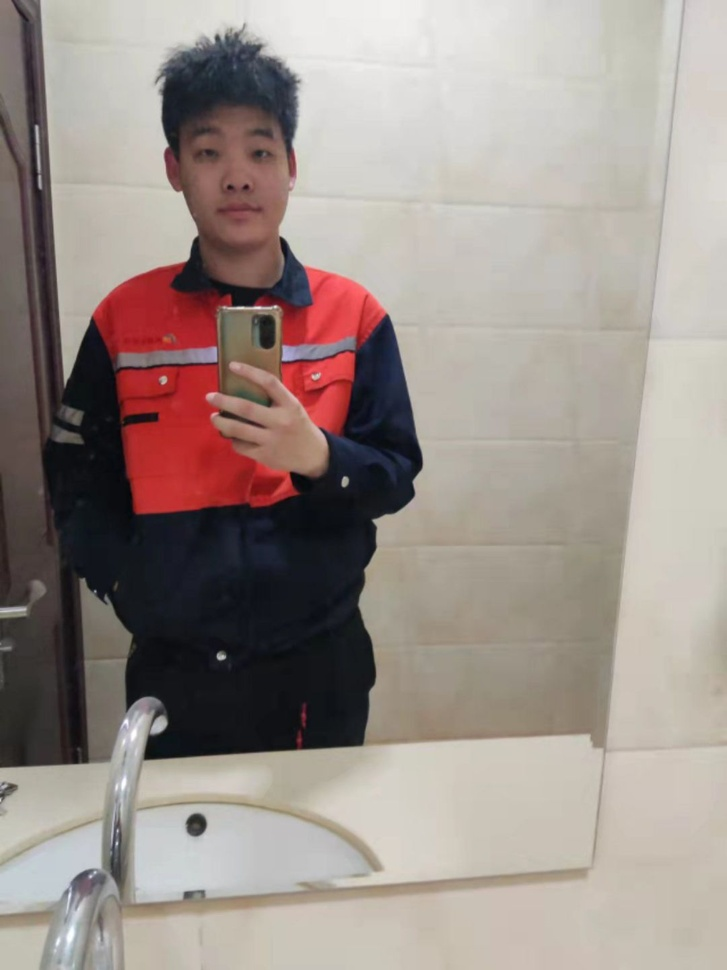
#> input picture opencv/代码/a2.jpg, 727 x 970 px, shrunk from 1080 x 1440 before the run
$ jupyter execute --allow-errors '图像轮廓.ipynb'
#> lines starting #> are read from the running program, lines starting #| are printed output that depends on the picture; after the words box and inside, x2 and y2 are one past the last pixel; in counts of white or black regions, pixels touching at a corner belong together
[cell 1]
import numpy as np
import cv2

### 查找轮廓

[cell 2]
cv2.RETR_EXTERNAL

[cell 3]
# cv2.findContours
img = cv2.imread('./contours1.jpeg')

# 一般查找轮廓都是使用黑白图.
#> (the rest of this cell did not finish here and is left out)

### 绘制轮廓

[cell 4]
img = cv2.imread('./contours1.jpeg')

# 一般查找轮廓都是使用黑白图.
#> (the rest of this cell did not finish here and is left out)

### 计算轮廓面积

[cell 5]
img = cv2.imread('./a2.jpg')
#> img is the input picture: shape (970, 727, 3); mean B, G, R 138.8, 144.7, 156.3

gray = cv2.cvtColor(img, cv2.COLOR_BGR2GRAY)
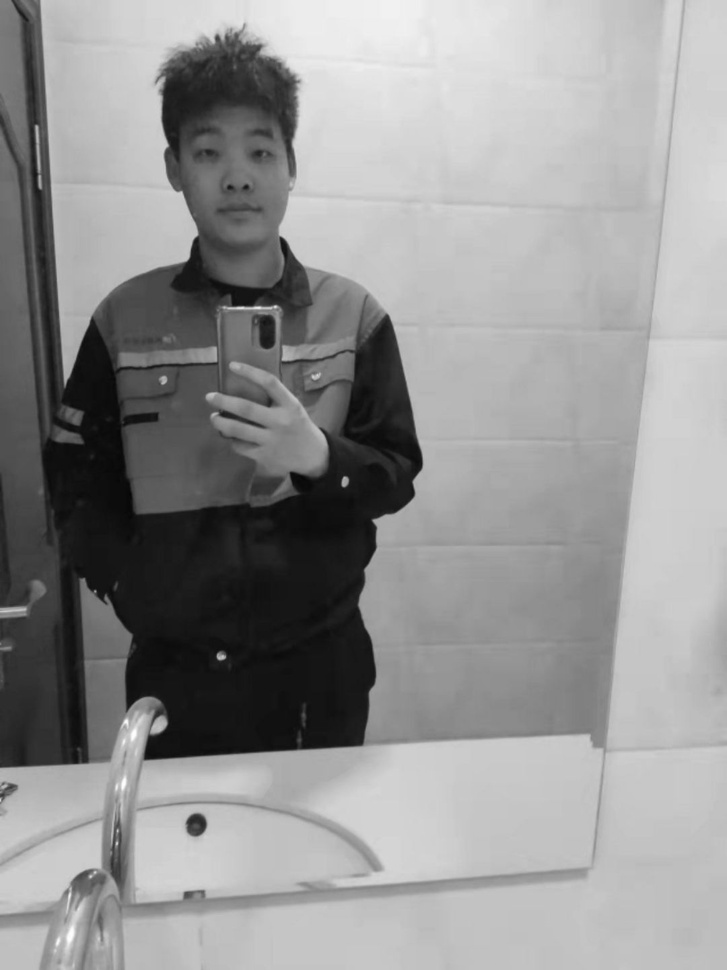
#> gray: shape (970, 727); min 5, max 254, mean 147.5

# 二值化
binary = cv2.adaptiveThreshold(gray,  255, cv2.ADAPTIVE_THRESH_GAUSSIAN_C, cv2.THRESH_BINARY, 9, 0)
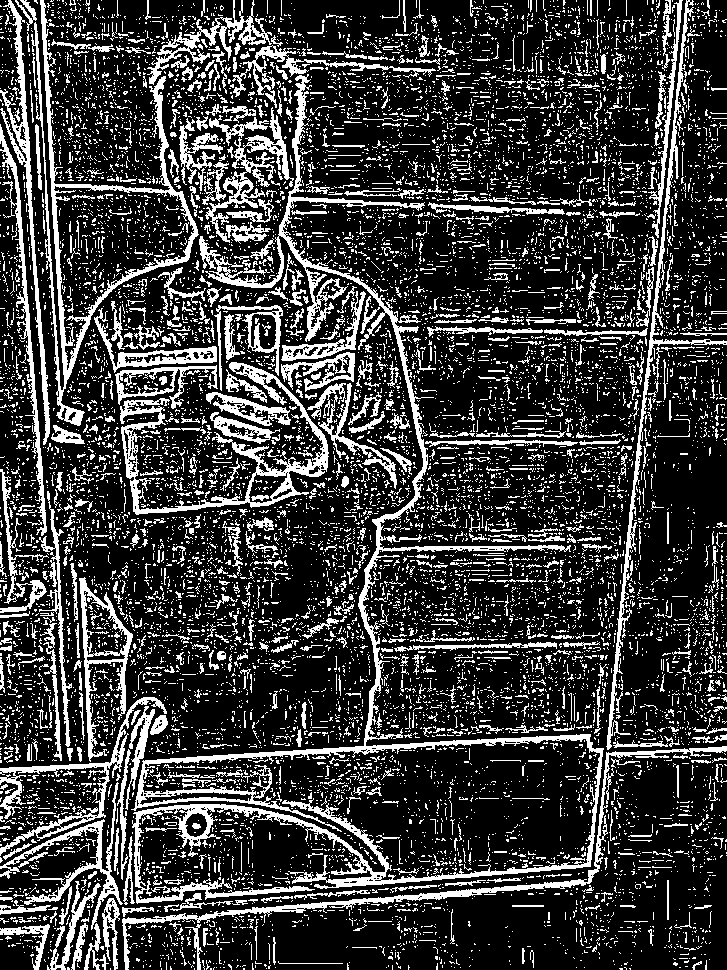
#> binary: shape (970, 727); 22.9% white; 12332 white regions (11377 under 20 px)

contours, _ = cv2.findContours(binary, cv2.RETR_TREE, cv2.CHAIN_APPROX_SIMPLE)
#> contours = 13504 contours, 13102 with area under 20; largest, box (x1, y1, x2, y2) and area: (31, 0, 199, 426) 17032, (131, 74, 604, 904) 16142, (53, 185, 195, 371) 12485, (120, 362, 329, 515) 4962, (79, 577, 133, 762) 3339

img_copy = img.copy()
contours2 = []
# 计算轮廓面积
for i in range(len(contours)):
    area = cv2.contourArea(contours[i])
    print(area)
    if area > 100:
        contours2.append(contours[i])
#> this loop made 13504 passes
#> area on passes 402, 406, 418: 118.5, 414, 213
#| 0.5
#| 2.5
#| 0.0
#| 1.0
#| 1.0
#| 0.0
#| 0.0
#| 0.0
#> (further printed lines are left out)
#> after the loop, contours2 = 92 contours; largest, box (x1, y1, x2, y2) and area: (31, 0, 199, 426) 17032, (131, 74, 604, 904) 16142, (53, 185, 195, 371) 12485, (120, 362, 329, 515) 4962, (79, 577, 133, 762) 3339


cv2.drawContours(img_copy, contours2, -1, (0, 0, 255), 2)
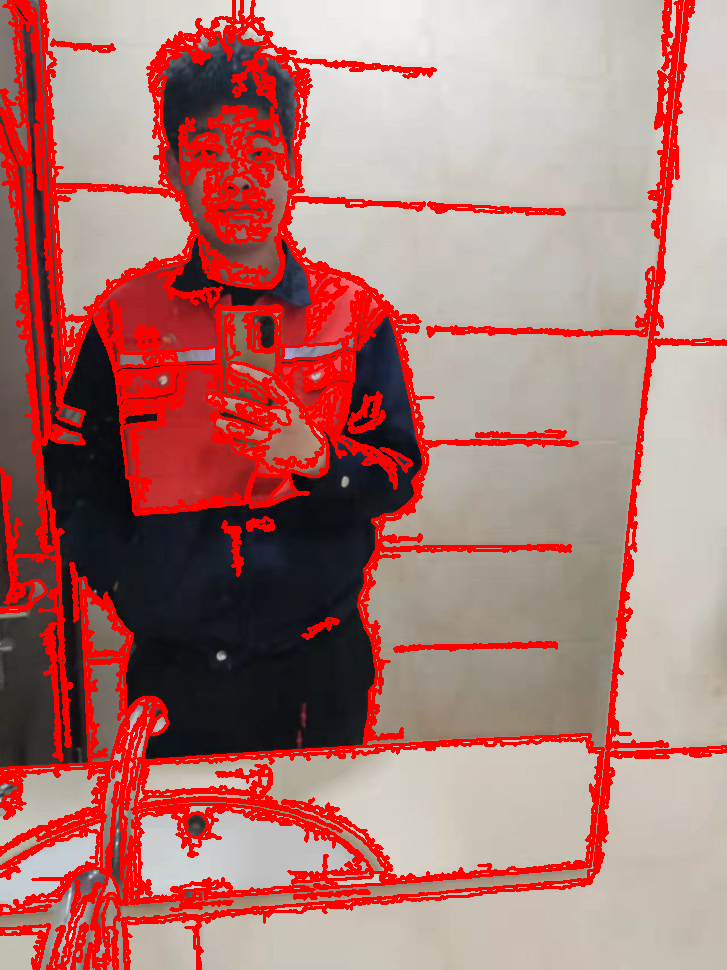
#> img_copy: shape (970, 727, 3); 18.29% of pixels changed, all inside (x1, y1, x2, y2) = (0, 0, 727, 970)


cv2.imshow('binary', binary)
cv2.imshow('img', img)
cv2.imshow('img_copy', img_copy)
cv2.waitKey(0)
cv2.destroyAllWindows()

$ run again, with opencv/代码/1.jpeg copied over opencv/代码/a2.jpg
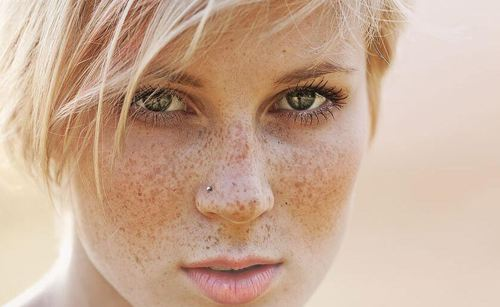
#> input picture opencv/代码/1.jpeg, 500 x 307 px
#> img is the input picture: shape (307, 500, 3); mean B, G, R 150.1, 171.5, 201.9
#> `binary = cv2.adaptiveThreshold(gray,  255, cv2.ADAPTIVE_THRESH_GAUSSIA..`:
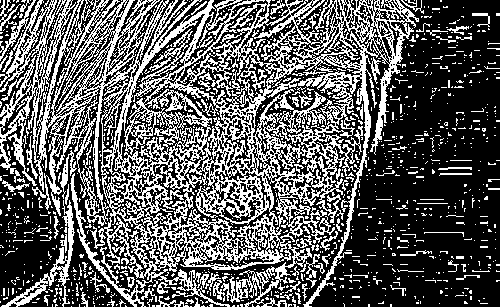
#> binary: shape (307, 500); 36.3% white in thin lines or dots
#> contours = 2908 contours, 2496 with area under 20; largest, box (x1, y1, x2, y2) and area: (0, 0, 419, 307) 73754, (252, 58, 361, 155) 3372, (124, 13, 206, 132) 1655, (188, 51, 249, 109) 1367, (73, 86, 105, 217) 1128
#> the loop `for i in range(len(contours)):` made 2908 passes
#> area on passes 486, 633, 957: 957, 156.5, 73754
#> (printed output is left out)
#> after the loop `for i in range(len(contours)):`: contours2 = 86 contours; largest, box (x1, y1, x2, y2) and area: (0, 0, 419, 307) 73754, (252, 58, 361, 155) 3372, (124, 13, 206, 132) 1655, (188, 51, 249, 109) 1367, (73, 86, 105, 217) 1128
#> `cv2.drawContours(img_copy, contours2, -1, (0, 0, 255), 2)`:
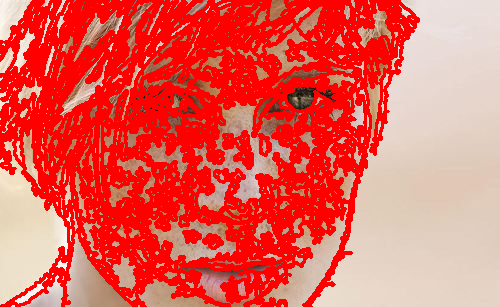
#> img_copy: shape (307, 500, 3); mean B, G, R 87.9, 97, 232.8

$ run again, with opencv/代码/123.png saved as opencv/代码/a2.jpg
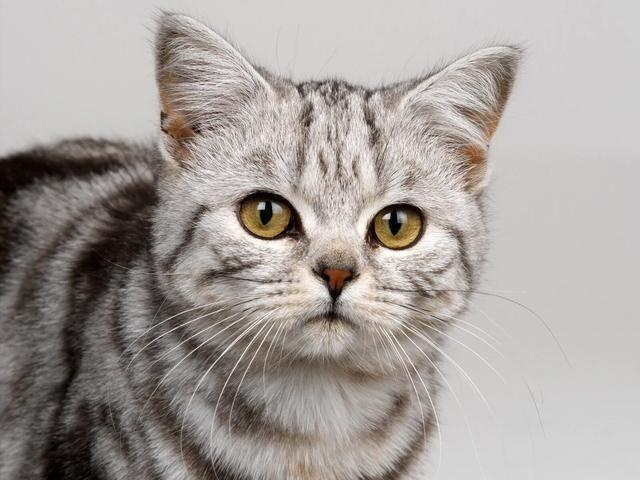
#> input picture opencv/代码/123.png, 640 x 480 px
#> img is the input picture: shape (480, 640, 3); mean B, G, R 156.1, 159.8, 165.8
#> `binary = cv2.adaptiveThreshold(gray,  255, cv2.ADAPTIVE_THRESH_GAUSSIA..`:
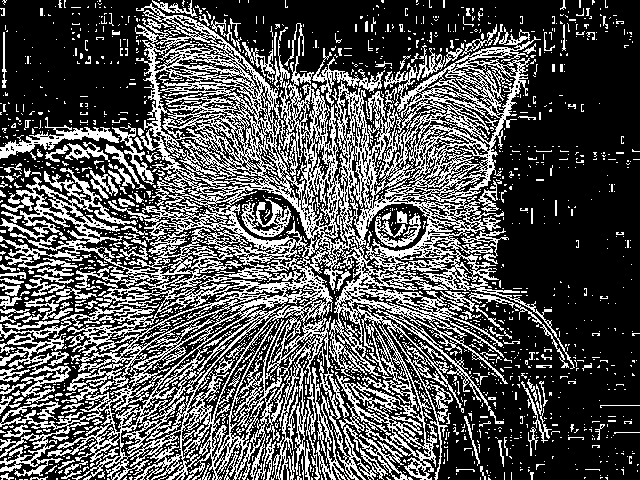
#> binary: shape (480, 640); 33.5% white in thin lines or dots
#> contours = 4971 contours, 4245 with area under 20; largest, box (x1, y1, x2, y2) and area: (0, 3, 575, 480) 127121, (304, 255, 403, 423) 4018, (211, 309, 307, 454) 3492, (229, 187, 312, 249) 2856, (359, 202, 430, 272) 2620
#> the loop `for i in range(len(contours)):` made 4971 passes
#> area on passes 35, 50, 371: 27.5, 26, 117
#> (printed output is left out)
#> after the loop `for i in range(len(contours)):`: contours2 = 174 contours; largest, box (x1, y1, x2, y2) and area: (0, 3, 575, 480) 127121, (304, 255, 403, 423) 4018, (211, 309, 307, 454) 3492, (229, 187, 312, 249) 2856, (359, 202, 430, 272) 2620
#> `cv2.drawContours(img_copy, contours2, -1, (0, 0, 255), 2)`:
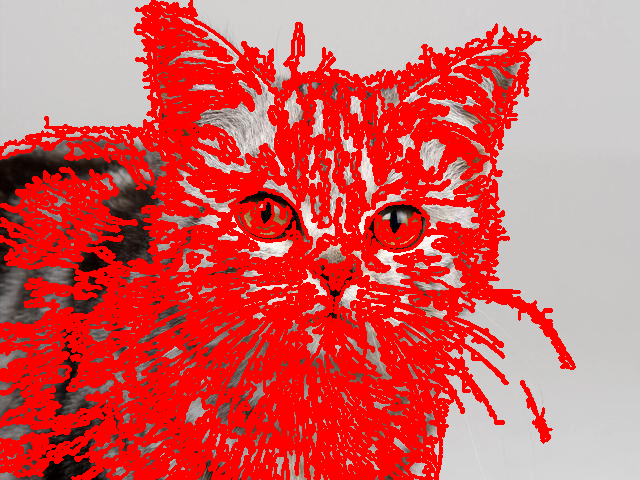
#> img_copy: shape (480, 640, 3); mean B, G, R 92.1, 93.3, 214.9

$ run again, with opencv/代码/2.jpeg copied over opencv/代码/a2.jpg
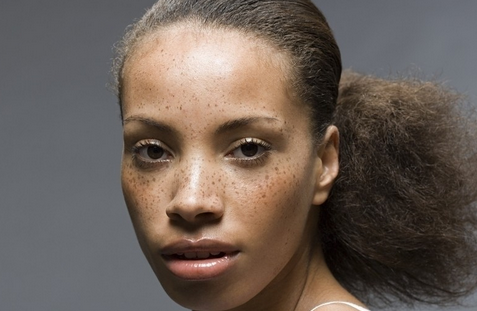
#> input picture opencv/代码/2.jpeg, 477 x 311 px
#> img is the input picture: shape (311, 477, 3); mean B, G, R 86.2, 94.3, 106.8
#> `binary = cv2.adaptiveThreshold(gray,  255, cv2.ADAPTIVE_THRESH_GAUSSIA..`:
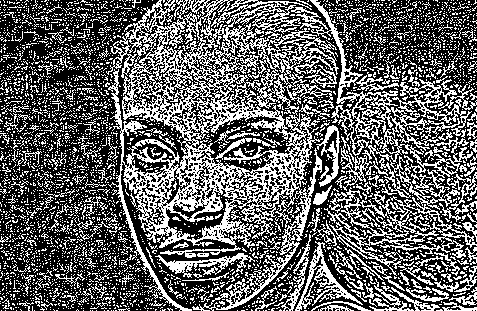
#> binary: shape (311, 477); 38.5% white in thin lines or dots
#> contours = 5699 contours, 5342 with area under 20; largest, box (x1, y1, x2, y2) and area: (106, 0, 339, 311) 37353, (310, 0, 473, 210) 6112, (190, 114, 296, 173) 3279, (324, 196, 477, 276) 1694, (165, 188, 234, 241) 1182
#> the loop `for i in range(len(contours)):` made 5699 passes
#> area on passes 326, 327, 482: 138, 149, 244.5
#> (printed output is left out)
#> after the loop `for i in range(len(contours)):`: contours2 = 62 contours; largest, box (x1, y1, x2, y2) and area: (106, 0, 339, 311) 37353, (310, 0, 473, 210) 6112, (190, 114, 296, 173) 3279, (324, 196, 477, 276) 1694, (165, 188, 234, 241) 1182
#> `cv2.drawContours(img_copy, contours2, -1, (0, 0, 255), 2)`:
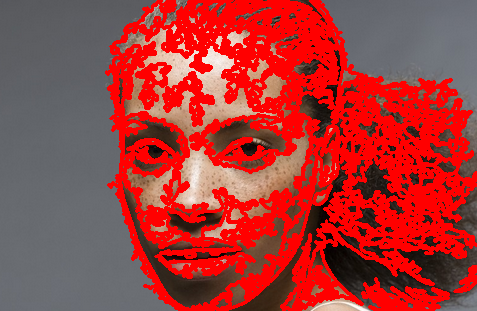
#> img_copy: shape (311, 477, 3); mean B, G, R 57.6, 60, 163.4
